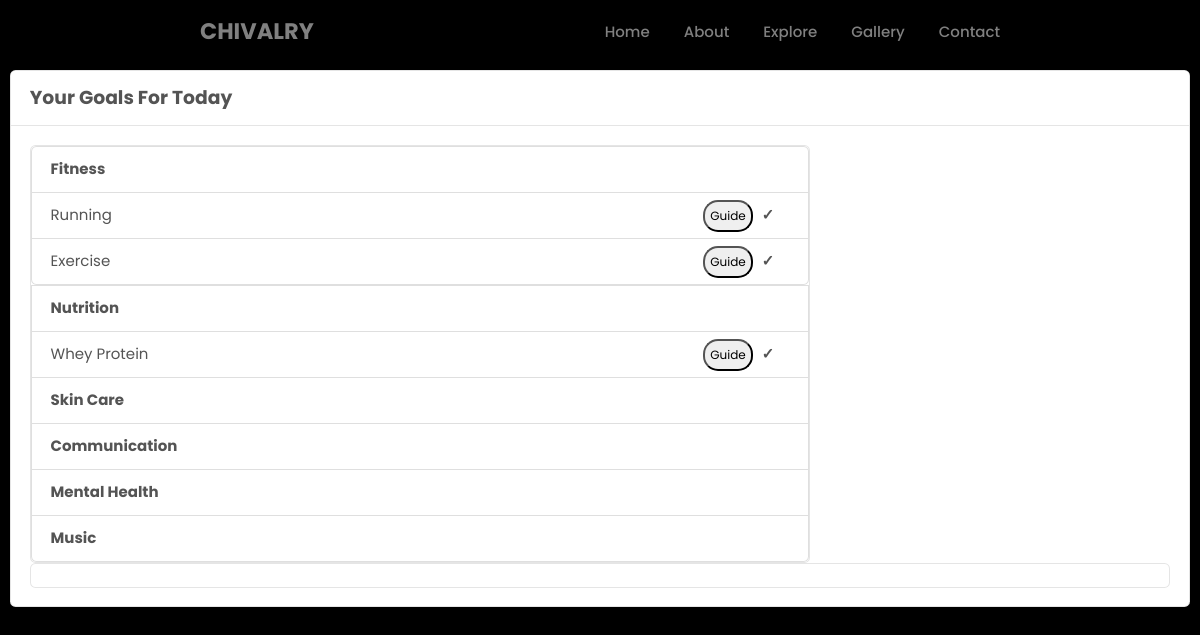
The app's page /home (signed in) with its own data.
### accounts/models.py (models this page shows, shortened)
class Category(BaseModel):
    category_name = models.CharField(max_length=100)
    category_image = models.ImageField(upload_to="categories" , null=True)
    slug = models.SlugField(unique=True , null=True , blank=True)

class Goals(BaseModel):
    goal_name = models.CharField(max_length=300)
    goal_category = models.ForeignKey(Category , on_delete=models.CASCADE , related_name="products_category")
    slug = models.SlugField(unique=True , null=True , blank=True)
    time = models.CharField(max_length=100, null=True,blank=True)
    start_date = models.DateField(blank=True , null=True)
    completed = models.BooleanField(default=False)

### home/views.py (the view)
# urls.py: path('', include('home.urls')),
def home(request , year=datetime.now().year,month=datetime.now().strftime('%B')):
    user = request.user
    goal_user = UserGoals.objects.filter(user=user)
    goals = goal_user[0].goals.all()
    context  = {'category' : Category.objects.filter() , 'goals' : goals}
    return render(request,'home.html' , context)

### templates/home.html (shortened to what this page needs)
{% extends 'base/base.html'%}
{% block start %}
<div class="container-fluid " style="position:absolute; top:70px">
      <div class="row">
          <div class="col-md-12 mb-4">
            <div class="card mb-4">
              <div class="card-header py-3">
                <h5 class="mb-0">Your Goals For Today</h5>
              </div>
              <div class="card-body">
                  <div class="card" style="width:65vw;">
                      <ul class="list-group">
                        {% for category in category%}
                          <li class="list-group-item "><b> {{category.category_name}} </b></li>
                          {% for goal in goals %}
                          {% if goal.goal_category == category %}
                        <li class="list-group-item list-class-grp-add " style="display:flex; align-items:center;" >{{goal.goal_name}}<button style="position:absolute; right:50px; border-radius:15px; padding:5px; margin:5px; text-align:center;font-size:0.8rem">Guide</button><a class="btn"style="position:absolute; right:20px; cursor:pointer"> &#10003;</a></li>
                        {% endif  %}
                        {% endfor %}
                      </ul>
                      {% endfor %}
                  </div>
                  <div class="card">
                  <br>
          </div>
      </body>
{% endblock %}

### public/static/textstyle.css (style rules this page uses)
* { margin: 0; padding: 0; box-sizing: border-box; font-family: 'Poppins', sans-serif; }

### public/static/css/ui.css (style rules this page uses)
html { font-family: 'Inter', sans-serif; font-size: 15px; }
[class*="list-"] li:after { visibility: hidden; display: block; content: ""; overflow: hidden; height: 0; clear: both; }

### public/static/chivalry1.css (style rules this page uses)
body { background-color: black; z-index: -1; }

### records on screen
Category: category_name "Fitness"
Goals: goal_name "Running"
Goals: goal_name "Exercise"
Category: category_name "Nutrition"
Goals: goal_name "Whey Protein"
Category: category_name "Skin Care"
Category: category_name "Communication"
Category: category_name "Mental Health"
Category: category_name "Music"
